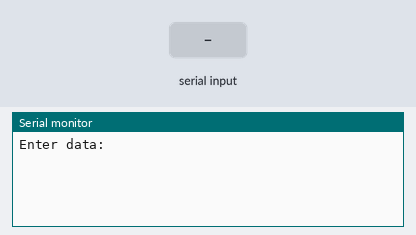
Simulated run of this sketch. Board: ESP32. Parts: the last lines printed to the serial monitor. The inputs (shaded band) are chosen by the test bench.

Above: at 1.2 s.
1.3 s: "open" received over Serial
At 3.1 s:
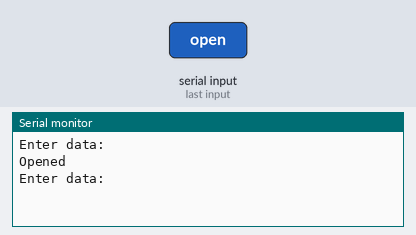
3.8 s: "close" received over Serial
At 6.0 s:
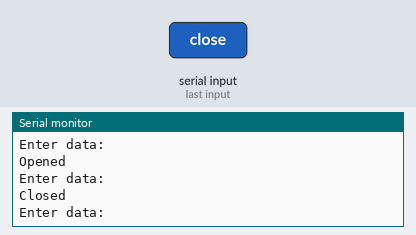
6.3 s: "1" received over Serial
At 8.2 s:
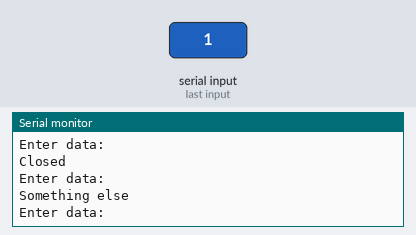

Measured:
- after the input at 1.3 s, the serial monitor: prints a new line after 1.0 s (image 1)
- after the input at 3.8 s, the serial monitor: prints a new line after 1.0 s (image 2)
- after the input at 6.3 s, the serial monitor: prints a new line after 1.0 s (image 3)

The sketch:

ShelterSystem.ino
```cpp
void setup() {
  Serial.begin(9600);
}

void loop() {
  Serial.println("Enter data:");
  while (Serial.available() == 0) {}     //wait for data available
  String teststr = Serial.readString();  //read until timeout
  teststr.trim();                        // remove any \r \n whitespace at the end of the String
  if (teststr == "open")
  {
    Serial.println("Opened");
  }
  else if (teststr == "close")
  {
    Serial.println("Closed");
  }
  else
  {
    Serial.println("Something else");
  }
}
```
